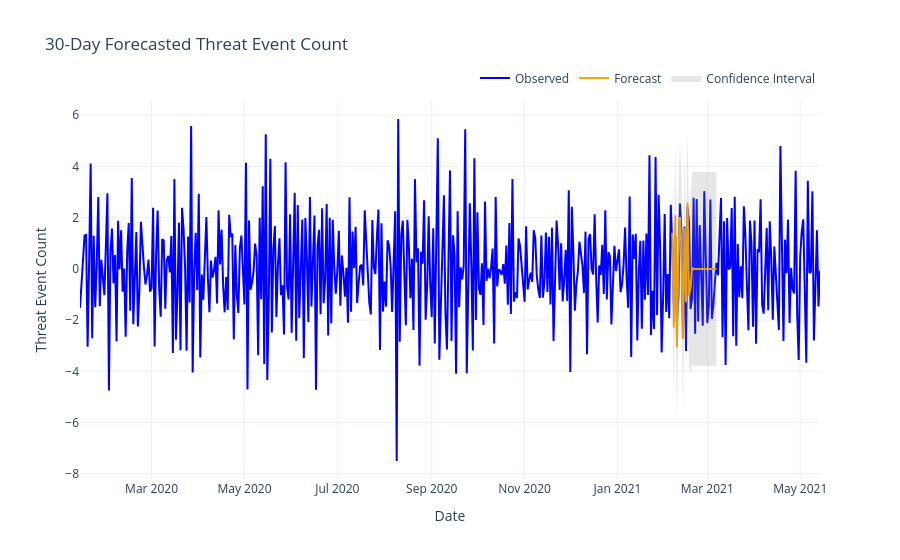

Write notebook code for a chart like this one.
### Code cell
from statsmodels.tsa.statespace.sarimax import SARIMAX

# Define a range of SARIMA orders for grid search
p_values = range(0, 4)
d_values = range(0, 2)
q_values = range(0, 4)
P_values = range(0, 2)
D_values = range(0, 2)
Q_values = range(0, 2)
s_values = [7, 12]

best_aic = float("inf")
best_order = None
best_seasonal_order = None

# Perform grid search
for p in p_values:
    for d in d_values:
        for q in q_values:
            for P in P_values:
                for D in D_values:
                    for Q in Q_values:
                        for s in s_values:
                            try:
                                model = SARIMAX(train['Value'],
                                                order=(p, d, q),
                                                seasonal_order=(P, D, Q, s),
                                                enforce_stationarity=False,
                                                enforce_invertibility=False)
                                result = model.fit(disp=False)
                                if result.aic < best_aic:
                                    best_aic = result.aic
                                    best_order = (p, d, q)
                                    best_seasonal_order = (P, D, Q, s)
                            except Exception as e:
                                continue

# Set the best order and seasonal order
order = best_order
seasonal_order = best_seasonal_order

print(f"Best SARIMA Order: {order}")
print(f"Best Seasonal Order: {seasonal_order}")
print(f"Best AIC: {best_aic}")

# Fit a SARIMA model
sarima_model = SARIMAX(train['Value'], 
                       order=order, 
                       seasonal_order=seasonal_order, 
                       enforce_stationarity=False, 
                       enforce_invertibility=False)
sarima_result = sarima_model.fit(disp=False)

# Print the summary of the SARIMA model
print(sarima_result.summary())
import plotly.graph_objects as go

# Create an interactive plot
fig = go.Figure()

# Add observed data
fig.add_trace(go.Scatter(x=data.index, y=data['Value'], mode='lines', name='Observed', line=dict(color='blue')))

# Generate forecasted values for the next 30 days
forecast = sarima_result.get_forecast(steps=30)
forecast_values = forecast.predicted_mean
confidence_intervals = forecast.conf_int()

# Add forecasted values
fig.add_trace(go.Scatter(x=forecast_values.index, y=forecast_values, mode='lines', name='Forecast', line=dict(color='orange')))

# Add confidence intervals
fig.add_trace(go.Scatter(
    x=confidence_intervals.index.tolist() + confidence_intervals.index[::-1].tolist(),
    y=confidence_intervals.iloc[:, 0].tolist() + confidence_intervals.iloc[:, 1][::-1].tolist(),
    fill='toself',
    fillcolor='rgba(128, 128, 128, 0.2)',
    line=dict(color='rgba(255,255,255,0)'),
    name='Confidence Interval'
))

# Update layout for clarity
fig.update_layout(
    title='30-Day Forecasted Threat Event Count',
    xaxis_title='Date',
    yaxis_title='Threat Event Count',
    legend=dict(orientation="h", yanchor="bottom", y=1.02, xanchor="right", x=1),
    template='plotly_white'
)

# Show the interactive plot
fig.show()
predictions = sarima_result.predict(start=test.index[0], end=test.index[-1])

### Figure 1 — Plotly figure (JSON) as saved in the notebook; plotly's stock layout.template omitted (floating-point values rounded to 4 significant figures; data arrays with more than 128 entries replaced by an {"elided": "..."} marker saying what was removed)
{"data": [{"line": {"color": "blue"}, "mode": "lines", "name": "Observed", "type": "scatter", "x": {"elided": "487 str values"}, "y": {"elided": "487 float values"}}, {"line": {"color": "orange"}, "mode": "lines", "name": "Forecast", "type": "scatter", "x": ["2021-02-06T00:00:00", "2021-02-07T00:00:00", "2021-02-08T00:00:00", "2021-02-09T00:00:00", "2021-02-10T00:00:00", "2021-02-11T00:00:00", "2021-02-12T00:00:00", "2021-02-13T00:00:00", "2021-02-14T00:00:00", "2021-02-15T00:00:00", "2021-02-16T00:00:00", "2021-02-17T00:00:00", "2021-02-18T00:00:00", "2021-02-19T00:00:00", "2021-02-20T00:00:00", "2021-02-21T00:00:00", "2021-02-22T00:00:00", "2021-02-23T00:00:00", "2021-02-24T00:00:00", "2021-02-25T00:00:00", "2021-02-26T00:00:00", "2021-02-27T00:00:00", "2021-02-28T00:00:00", "2021-03-01T00:00:00", "2021-03-02T00:00:00", "2021-03-03T00:00:00", "2021-03-04T00:00:00", "2021-03-05T00:00:00", "2021-03-06T00:00:00", "2021-03-07T00:00:00"], "y": [1.413, -2.284, 2.099, -3.069, 0.3346, 2.028, 0.8983, -2.727, 1.599, -1.301, 2.594, -1.065, -0.6914, 0.03753, -0.002226, -0.002226, -0.002226, -0.002226, -0.002226, -0.002226, -0.002226, -0.002226, -0.002226, -0.002226, -0.002226, -0.002226, -0.002226, -0.002226, -0.002226, -0.002226]}, {"fill": "toself", "fillcolor": "rgba(128, 128, 128, 0.2)", "line": {"color": "rgba(255,255,255,0)"}, "name": "Confidence Interval", "type": "scatter", "x": ["2021-02-06T00:00:00", "2021-02-07T00:00:00", "2021-02-08T00:00:00", "2021-02-09T00:00:00", "2021-02-10T00:00:00", "2021-02-11T00:00:00", "2021-02-12T00:00:00", "2021-02-13T00:00:00", "2021-02-14T00:00:00", "2021-02-15T00:00:00", "2021-02-16T00:00:00", "2021-02-17T00:00:00", "2021-02-18T00:00:00", "2021-02-19T00:00:00", "2021-02-20T00:00:00", "2021-02-21T00:00:00", "2021-02-22T00:00:00", "2021-02-23T00:00:00", "2021-02-24T00:00:00", "2021-02-25T00:00:00", "2021-02-26T00:00:00", "2021-02-27T00:00:00", "2021-02-28T00:00:00", "2021-03-01T00:00:00", "2021-03-02T00:00:00", "2021-03-03T00:00:00", "2021-03-04T00:00:00", "2021-03-05T00:00:00", "2021-03-06T00:00:00", "2021-03-07T00:00:00", "2021-03-07T00:00:00", "2021-03-06T00:00:00", "2021-03-05T00:00:00", "2021-03-04T00:00:00", "2021-03-03T00:00:00", "2021-03-02T00:00:00", "2021-03-01T00:00:00", "2021-02-28T00:00:00", "2021-02-27T00:00:00", "2021-02-26T00:00:00", "2021-02-25T00:00:00", "2021-02-24T00:00:00", "2021-02-23T00:00:00", "2021-02-22T00:00:00", "2021-02-21T00:00:00", "2021-02-20T00:00:00", "2021-02-19T00:00:00", "2021-02-18T00:00:00", "2021-02-17T00:00:00", "2021-02-16T00:00:00", "2021-02-15T00:00:00", "2021-02-14T00:00:00", "2021-02-13T00:00:00", "2021-02-12T00:00:00", "2021-02-11T00:00:00", "2021-02-10T00:00:00", "2021-02-09T00:00:00", "2021-02-08T00:00:00", "2021-02-07T00:00:00", "2021-02-06T00:00:00"], "y": [-0.632, -5.098, -0.717, -5.885, -2.481, -0.7882, -1.918, -5.544, -1.217, -4.117, -0.2221, -3.881, -4.046, -3.748, -3.789, -3.789, -3.789, -3.789, -3.789, -3.789, -3.789, -3.789, -3.789, -3.789, -3.789, -3.789, -3.789, -3.789, -3.789, -3.789, 3.785, 3.785, 3.785, 3.785, 3.785, 3.785, 3.785, 3.785, 3.785, 3.785, 3.785, 3.785, 3.785, 3.785, 3.785, 3.785, 3.823, 2.663, 1.751, 5.41, 1.516, 4.415, 0.08864, 3.714, 4.844, 3.151, -0.2533, 4.915, 0.5291, 3.457]}], "layout": {"legend": {"orientation": "h", "x": 1, "xanchor": "right", "y": 1.02, "yanchor": "bottom"}, "title": {"text": "30-Day Forecasted Threat Event Count"}, "xaxis": {"title": {"text": "Date"}}, "yaxis": {"title": {"text": "Threat Event Count"}}}}
